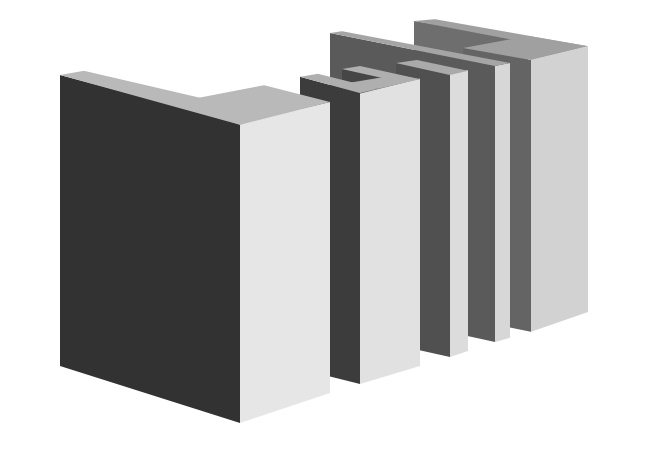
Frame 1 (no input)
Frame 60 (the mouse pressed at the canvas centre just before this capture): identical to frame 1, image omitted
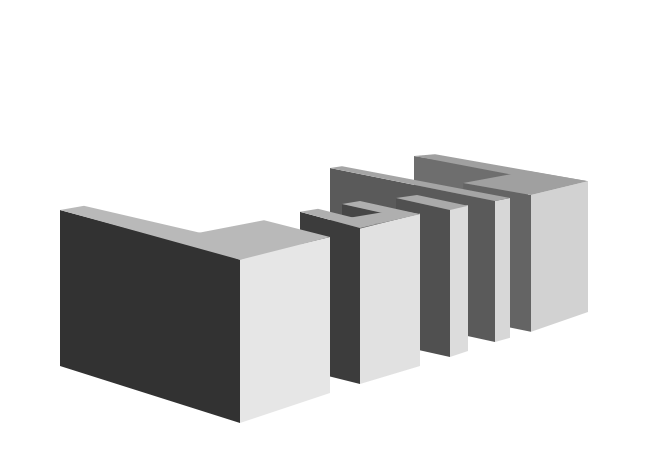
Frame 120 (the mouse held since frame 60 and released just before this capture)

The Processing sketch that drew these frames (run headless with seeded random() and noise(); from frame 60 on, the mouse is pressed at the canvas centre):

// Processing sketch: processing_82229
// ── processing_82229.pde

//build

float a=mouseY;
float b=mouseY;
float c=mouseY;
float d=mouseY;
float e=mouseY;

void setup(){
  size(660,450);
  background(255);
}

void draw(){
  pushMatrix();
  translate(0,75);
  scale(0.6);
  
  background (255);
  
  //d
  if(mouseY < 100); if (mouseX < 650) {
  a=mouseY;
  } 
  fill(110);
  noStroke();
  quad(690,(a-90),690,350,880,390,880,(a-60));
  fill(100);
  quad(885,(a-25),885,428,772,405,772,(a-45));
  fill(210);
  quad(885,428,885,(a-25),980,(a-48),980,395);
  fill(160);
  quad(772,(a-45),885,(a-25),980,(a-48),880,(a-65));
  quad(980,(a-48),725,(a-93),690,(a-90),900,(a-50));
  
  //l 
  if(mouseY < 100); if (mouseX < 525) {
  b=mouseY;
  } 
  fill(90);
  noStroke();
  quad(550,385,825,445,825,(b-15),550,(b-70));
  fill(215);
  quad(825,(b-15),825,445,850,438,850,(b-20));
  fill(165);
  quad(550,(b-70),825,(b-15),850,(b-20),570,(b-73));
  
  //i
  if(mouseY < 100); if (mouseX < 475) {
c=mouseY;
} 
  fill(80);
  noStroke();
  quad(660,450,750,470,750,c,660,(c-20));
  fill(220);
  quad(750,470,780,460,780,(c-8),750,(c-3));
  fill(170);
  quad(750,c,660,(c-20),695,(c-25),780,(c-7));
  
  //u
  if(mouseY < 100); if (mouseX < 425) {
  d=mouseY;
  } 
  fill(70);
  noStroke();
  quad(570,(d-10),570,(d+20),640,(d+5),570,(d-10));
  fill(60);
  quad(500,(d+3),500,490,600,515,600,(d+30));
  fill(225);
  quad(600,(d+31),600,515,700,485,700,(d+6));
  fill(175);
  quad(500,(d+3),600,(d+30),630,(d+23),530,(d-2));
  quad(630,(d+23),700,(d+7),660,(d),570,(d+15));
  quad(700,(d+7),600,(d-15),570,(d-10),660,(d+10));
  
  //b
  if(mouseY < 100); if (mouseX < 350) {
  e=mouseY;
  } 
  fill(50);
  noStroke();
  quad(100,e,100,485,400,580,400,(e+80));
  fill(230);
  quad(400,(e+80),400,580,550,530,550,(e+45));
  fill(185);
  quad(100,e,140,(e-7),450,(e+65),400,(e+83));
  quad(300,(e+44),400,(e+83),550,(e+45),440,e+17);
  
  popMatrix();
}
